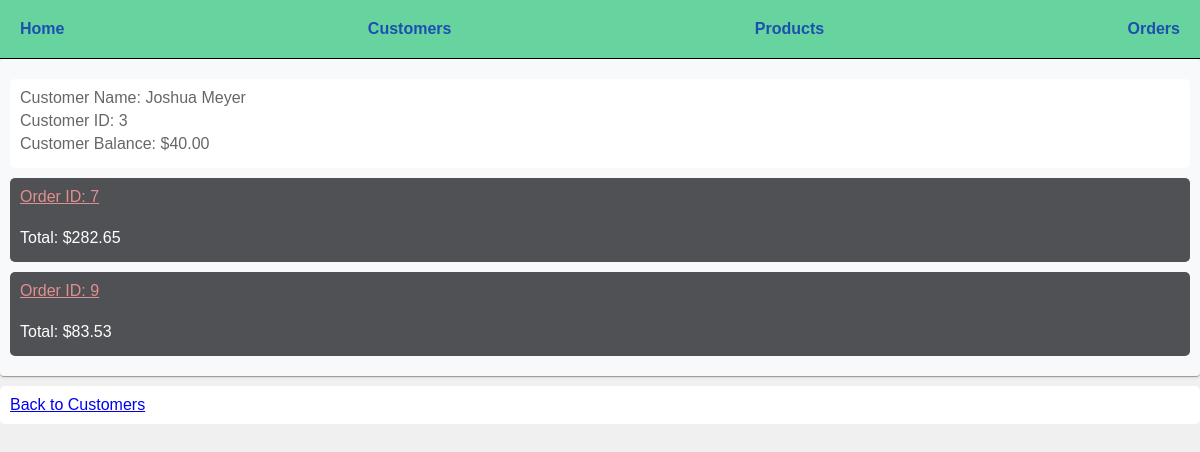
The page /customers/3 on the database its author committed.
### models.py (models this page shows, shortened)
class Customer(db.Model):
    id = mapped_column(Integer, primary_key=True)
    name = mapped_column(String(200), nullable=False, unique=True)
    phone = mapped_column(String(20), nullable=False )
    balance = mapped_column(Numeric(10,2), nullable=False, default=40)
    orders = relationship("Order", cascade="all, delete-orphan") #only one back_populates is needed, the other is inferred

class Order(db.Model):
    id = mapped_column(Integer, nullable=False, primary_key=True)
    customer_id = mapped_column(Integer, ForeignKey(Customer.id), nullable=False)
    customer = relationship("Customer", back_populates="orders")#looks up related enttiy without having to do joins (adds customer_id to the Order table)
    total = mapped_column(Numeric(10,2), nullable=True) #nullable until order is processed by the store
    items = relationship("ProductOrder", back_populates="order", cascade='all, delete-orphan')
    created = mapped_column(DateTime, nullable=False, default=func.now())
    processed = mapped_column(DateTime, nullable=True, default=None)
    def calculate_total(self):
        return round(sum([item.product.price * item.quantity for item in self.items]), 2)

class Product(db.Model):
    id = mapped_column(Integer, primary_key=True)
    name = mapped_column(String(200), nullable=False, unique=True)
    price = mapped_column(Numeric(10,2), nullable=False)
    available = mapped_column(Integer, nullable=False, default=4) #number of products available
    orders = relationship("ProductOrder")

class ProductOrder(db.Model):
    id = mapped_column(Integer, nullable=False, primary_key=True)
    order_id = mapped_column(Integer, ForeignKey(Order.id), nullable=False)
    order = relationship("Order", back_populates="items")
    product_id = mapped_column(Integer, ForeignKey(Product.id), nullable=False)
    product = relationship("Product", back_populates="orders")
    quantity = mapped_column(Integer, nullable=False, default=0) #number of orders for this product

### routes/html.py (the view)
@html_bp.route("/customers/<int:customer_id>", methods=["GET"])
def customer_detail(customer_id):
    customer = db.get_or_404(Customer, customer_id) #does the same thing as line above, but also returns the 404 error if not found
    return render_template("customer_detail.html", customer=customer)

### templates/customer_detail.html
{% extends "base.html" %}
{% block content %}
<div>
    <p>
        <span>Customer Name: {{ customer.name }}</span>
        <span>Customer ID: {{ customer.id }}</span>
        <span>Customer Balance: ${{ customer.balance }}</span>
    </p>
        {% for order in customer.orders %}
            {% set classname = "pending" %}
            {% if order.processed %}
                {% set classname = "processed" %}
            {% endif %}
            <p class = "{{ classname }}">
                <a href="{{ url_for('html.order_detail', order_id=order.id) }}" class = "order"><span>Order ID: {{ order.id }}</span></a><br>
            <span>Total: ${{ order.calculate_total() }}</span>
            {% else %}
            <span>Total: $0.00</span>
            </p>
    {% endfor %}
</div>
<p><a href="{{ url_for('html.customers') }}">Back to Customers</a></p>
{% endblock %}

### static/css/styles.css (style rules this page uses)
body { font-family: Arial, sans-serif; margin: 0; padding: 0; background-color: #f0f0f0; }
p { color: #666; padding: 10px; margin: 10px 0; background-color: #fff; border-radius: 5px; }
div { background-color: #f8f9fa; padding: 10px; border-radius: 4px; margin-bottom: 10px; box-shadow: 0 2px 1px -1px rgba(0, 0, 0, .2), 0 1px 1px 0 rgba(0, 0, 0, .14), 0 1px 3px 0 rgba(0, 0, 0, .12); }
p { margin-bottom: 10px; }
p span { display: block; margin-bottom: 5px; }
.order { color: #e18f8f; }
.pending { background-color: #4f5155; color: #ffffff; }

### rows shown on the page
Customer: name "Joshua Meyer", id "3", balance "40.00"
Order: id "7", calculate_total "282.65"
Order: id "9", calculate_total "83.53"
